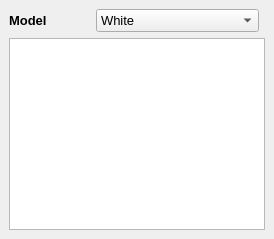
  <widget class="QDockWidget" name="dockWidgetViewModelLog">
   <property name="font">
    <font>
     <pointsize>10</pointsize>
     <weight>75</weight>
     <bold>true</bold>
    </font>
   </property>
   <property name="floating">
    <bool>false</bool>
   </property>
   <property name="features">
    <set>QDockWidget::AllDockWidgetFeatures</set>
   </property>
   <property name="allowedAreas">
    <set>Qt::AllDockWidgetAreas</set>
   </property>
   <property name="windowTitle">
    <string>View Model Log</string>
   </property>
   <attribute name="dockWidgetArea">
    <number>2</number>
   </attribute>
   <widget class="QWidget" name="dockWidgetContentsViewModelLog">
    <layout class="QGridLayout" name="gridLayoutViewModelLog" rowstretch="0,0" columnstretch="1,2,0">
     <item row="0" column="0">
      <widget class="QLabel" name="label_model">
       <property name="font">
        <font>
         <pointsize>10</pointsize>
         <weight>75</weight>
         <bold>true</bold>
        </font>
       </property>
       <property name="text">
        <string>Model</string>
       </property>
      </widget>
     </item>
     <item row="1" column="0" colspan="3">
      <widget class="QListWidget" name="list_widget_log">
       <property name="font">
        <font>
         <pointsize>10</pointsize>
         <weight>50</weight>
         <bold>false</bold>
        </font>
       </property>
      </widget>
     </item>
     <item row="0" column="1">
      <widget class="QComboBox" name="combo_model">
       <property name="font">
        <font>
         <pointsize>10</pointsize>
         <weight>50</weight>
         <bold>false</bold>
        </font>
       </property>
       <item>
        <property name="text">
         <string>White</string>
        </property>
       </item>
       <item>
        <property name="text">
         <string>Black</string>
        </property>
       </item>
      </widget>
     </item>
    </layout>
   </widget>
  </widget>
